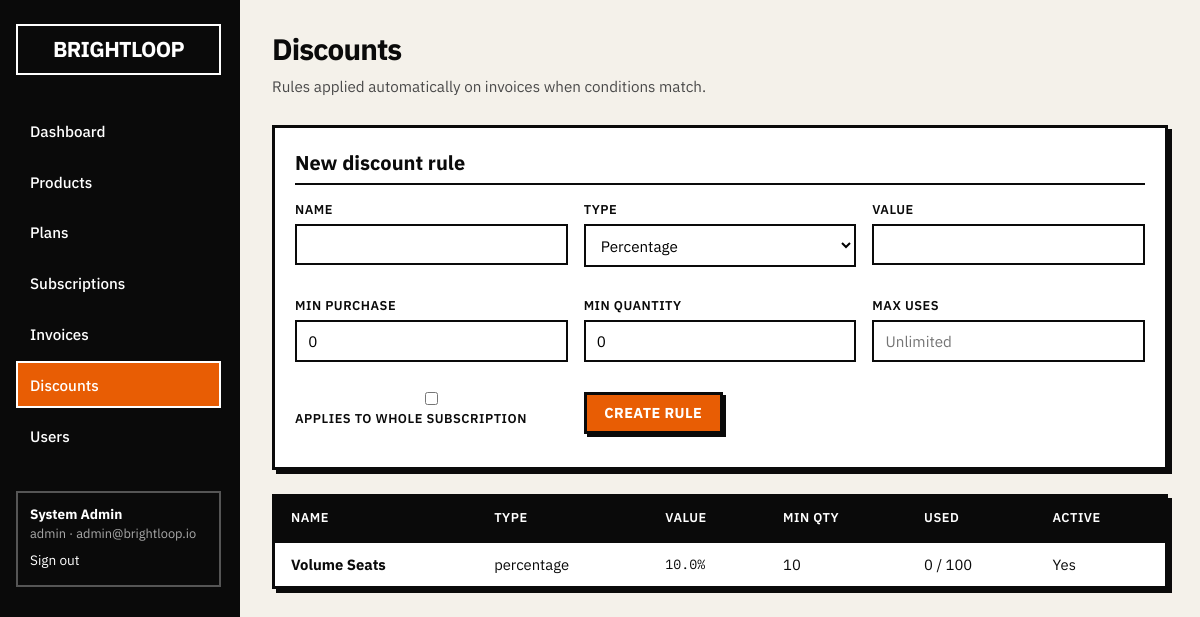
The app's page /discounts (signed in) with its own data.
### app/models.py (models this page shows)
class User(Base):
    __tablename__ = "users"
    id = Column(Integer, primary_key=True, index=True)
    email = Column(String(255), unique=True, nullable=False, index=True)
    hashed_password = Column(String(255), nullable=False)
    full_name = Column(String(255), nullable=False)
    role = Column(SAEnum(UserRole), default=UserRole.CUSTOMER, nullable=False)
    is_active = Column(Boolean, default=True)
    created_at = Column(DateTime, default=datetime.utcnow)
    subscriptions = relationship("Subscription", back_populates="customer")
    payments = relationship("Payment", back_populates="recorded_by")

class Discount(Base):
    __tablename__ = "discounts"
    id = Column(Integer, primary_key=True, index=True)
    name = Column(String(255), nullable=False)
    discount_type = Column(SAEnum(DiscountType), nullable=False)
    value = Column(Float, nullable=False)
    min_purchase = Column(Float, default=0.0)
    min_quantity = Column(Integer, default=0)
    start_date = Column(Date, nullable=True)
    end_date = Column(Date, nullable=True)
    max_uses = Column(Integer, nullable=True)
    used_count = Column(Integer, default=0)
    applies_to_product_id = Column(Integer, ForeignKey("products.id"), nullable=True)
    applies_to_subscription = Column(Boolean, default=False)
    is_active = Column(Boolean, default=True)
    created_at = Column(DateTime, default=datetime.utcnow)

### app/main.py (the view)
@app.get("/discounts", response_class=HTMLResponse)
async def discounts_page(
    request: Request,
    user: User = Depends(require_admin),
    db: Session = Depends(get_db),
):
    discounts = db.query(Discount).order_by(Discount.created_at.desc()).all()
    products = db.query(Product).filter(Product.is_active == True).all()
    return templates.TemplateResponse(
        request,
        "discounts.html",
        {"user": user, "discounts": discounts, "products": products},
    )

### app/templates/discounts.html (shortened to what this page needs)
{% extends "base.html" %}
{% block content %}
<div class="page-header">
  <div>
    <h1>Discounts</h1>
    <p>Rules applied automatically on invoices when conditions match.</p>
  </div>
</div>
<div class="panel">
  <h2>New discount rule</h2>
  <form method="post" action="/discounts" class="form-grid">
    <div class="field">
      <label>Name</label>
      <input type="text" name="name" required>
    </div>
    <div class="field">
      <label>Type</label>
      <select name="discount_type" required>
        <option value="percentage">Percentage</option>
      </select>
    </div>
    <div class="field">
      <label>Value</label>
      <input type="number" name="value" step="0.01" min="0" required>
    </div>
    <div class="field">
      <label>Min purchase</label>
      <input type="number" name="min_purchase" step="0.01" value="0">
    </div>
    <div class="field">
      <label>Min quantity</label>
      <input type="number" name="min_quantity" value="0">
    </div>
    <div class="field">
      <label>Max uses</label>
      <input type="number" name="max_uses" placeholder="Unlimited">
    </div>
    <div class="field">
      <label><input type="checkbox" name="applies_to_subscription" value="true"> Applies to whole subscription</label>
    </div>
    <div>
      <button type="submit" class="btn btn-primary">Create rule</button>
    </div>
  </form>
</div>
<div class="table-wrap">
  <table>
    <thead>
      <tr>
        <th>Name</th>
        <th>Type</th>
        <th>Value</th>
        <th>Min qty</th>
        <th>Used</th>
        <th>Active</th>
      </tr>
    </thead>
    <tbody>
      {% for d in discounts %}
      <tr>
        <td><strong>{{ d.name }}</strong></td>
        <td>{{ d.discount_type.value }}</td>
        <td class="mono">{% if d.discount_type.value == 'percentage' %}{{ d.value }}%{% else %}{{ "%.2f"|format(d.value) }}{% endif %}</td>
        <td>{{ d.min_quantity }}</td>
        <td>{{ d.used_count }}{% if d.max_uses %} / {{ d.max_uses }}{% endif %}</td>
        <td>{{ "Yes" if d.is_active else "No" }}</td>
      </tr>
      {% else %}
      <tr><td colspan="6" class="empty">No discounts</td></tr>
      {% endfor %}
    </tbody>
  </table>
</div>
{% endblock %}

### app/templates/base.html (shortened to what this page needs)
<!DOCTYPE html>
<html lang="en">
<head>
  <link rel="stylesheet" href="/static/css/style.css">
</head>
<body>
  {% if user %}
  <div class="shell">
    <aside class="sidebar">
      <div class="brand">BRIGHTLOOP</div>
      <nav>
        <a href="/dashboard" class="{% if request.url.path == '/dashboard' %}active{% endif %}">Dashboard</a>
        {% if user.role.value in ['admin', 'staff'] %}
        <a href="/products" class="{% if '/products' in request.url.path %}active{% endif %}">Products</a>
        <a href="/plans" class="{% if '/plans' in request.url.path %}active{% endif %}">Plans</a>
        {% endif %}
        <a href="/subscriptions" class="{% if '/subscriptions' in request.url.path %}active{% endif %}">Subscriptions</a>
        <a href="/invoices" class="{% if '/invoices' in request.url.path %}active{% endif %}">Invoices</a>
        {% if user.role.value == 'admin' %}
        <a href="/discounts" class="{% if '/discounts' in request.url.path %}active{% endif %}">Discounts</a>
        <a href="/users" class="{% if '/users' in request.url.path %}active{% endif %}">Users</a>
        {% endif %}
      </nav>
      <div class="user-box">
        <div><strong>{{ user.full_name }}</strong></div>
        <div class="muted" style="color:#aaa;font-size:0.8rem;">{{ user.role.value }} · {{ user.email }}</div>
        <a href="/logout" style="color:#fff;margin-top:0.5rem;display:inline-block;font-size:0.85rem;">Sign out</a>
      </div>
    </aside>
    <main class="main">
      {% block content %}{% endblock %}
    </main>
  </div>
  {% else %}
    {% block auth %}{% endblock %}
  {% endif %}
</body>
</html>

### app/static/css/style.css (style rules this page uses)
:root { --bg: #f4f1ea; --surface: #ffffff; --ink: #0a0a0a; --muted: #4a4a4a; --accent: #e85d04; --accent-dark: #c44a00; --border: 3px solid #0a0a0a; --border-thin: 2px solid #0a0a0a; --radius: 0; --font: "IBM Plex Sans", "Helvetica Neue", Helvetica, Arial, sans-serif; --mono: "IBM Plex Mono", "SF Mono", Menlo, monospace; --shadow: 4px 4px 0 #0a0a0a; }
* { box-sizing: border-box; margin: 0; padding: 0; }
html { font-size: 16px; }
body { font-family: var(--font); background: var(--bg); color: var(--ink); line-height: 1.45; min-height: 100vh; }
a { color: var(--ink); text-decoration: none; border-bottom: 2px solid transparent; }
.shell { display: grid; grid-template-columns: 240px 1fr; min-height: 100vh; }
.sidebar { background: var(--ink); color: #fff; padding: 1.5rem 1rem; border-right: var(--border); position: sticky; top: 0; height: 100vh; overflow-y: auto; }
.sidebar .brand { font-size: 1.35rem; font-weight: 700; letter-spacing: -0.03em; margin-bottom: 2rem; padding: 0.5rem; border: 2px solid #fff; text-align: center; }
.sidebar nav a { display: block; color: #fff; padding: 0.65rem 0.75rem; margin-bottom: 0.25rem; border: 2px solid transparent; font-weight: 500; font-size: 0.95rem; }
.sidebar nav a:hover, .sidebar nav a.active { border-color: #fff; background: var(--accent); color: #fff; }
.sidebar .user-box { margin-top: 2rem; padding: 0.75rem; border: 2px solid #555; font-size: 0.85rem; }
.main { padding: 1.75rem 2rem; max-width: 1200px; }
h1 { font-size: 1.85rem; font-weight: 700; letter-spacing: -0.03em; margin-bottom: 0.25rem; }
h2 { font-size: 1.25rem; font-weight: 700; margin-bottom: 1rem; border-bottom: var(--border-thin); padding-bottom: 0.35rem; }
.page-header { display: flex; justify-content: space-between; align-items: flex-start; margin-bottom: 1.75rem; gap: 1rem; flex-wrap: wrap; }
.page-header p { color: var(--muted); font-size: 0.95rem; }
.panel { background: var(--surface); border: var(--border); box-shadow: var(--shadow); padding: 1.25rem; margin-bottom: 1.5rem; }
.table-wrap { overflow-x: auto; border: var(--border); background: var(--surface); box-shadow: var(--shadow); }
table { width: 100%; border-collapse: collapse; font-size: 0.925rem; }
th { text-align: left; padding: 0.75rem 1rem; background: var(--ink); color: #fff; font-weight: 600; font-size: 0.8rem; text-transform: uppercase; letter-spacing: 0.04em; border-bottom: var(--border); }
td { padding: 0.7rem 1rem; border-bottom: 1px solid #ddd; vertical-align: middle; }
tr:last-child td { border-bottom: none; }
.form-grid { display: grid; grid-template-columns: repeat(auto-fit, minmax(220px, 1fr)); gap: 1rem; }
.field { margin-bottom: 0.85rem; }
.field label { display: block; font-size: 0.8rem; font-weight: 600; text-transform: uppercase; letter-spacing: 0.04em; margin-bottom: 0.3rem; }
.field input, .field select, .field textarea { width: 100%; padding: 0.55rem 0.7rem; border: var(--border-thin); background: #fff; font-family: var(--font); font-size: 0.95rem; border-radius: 0; }
.btn { display: inline-flex; align-items: center; gap: 0.4rem; padding: 0.55rem 1.1rem; font-family: var(--font); font-size: 0.9rem; font-weight: 700; border: var(--border); background: var(--surface); color: var(--ink); cursor: pointer; box-shadow: 3px 3px 0 var(--ink); transition: transform 0.08s, box-shadow 0.08s; text-transform: uppercase; letter-spacing: 0.03em; }
.btn-primary { background: var(--accent); color: #fff; border-color: var(--ink); }
.mono { font-family: var(--mono); font-size: 0.9em; }
.muted { color: var(--muted); }

### records on screen
User: full_name "System Admin", role.value "admin", email "admin@brightloop.io"
Discount: name "Volume Seats", discount_type.value "percentage", value "10.0", min_quantity "10", used_count "0", max_uses "100", is_active "Yes"
